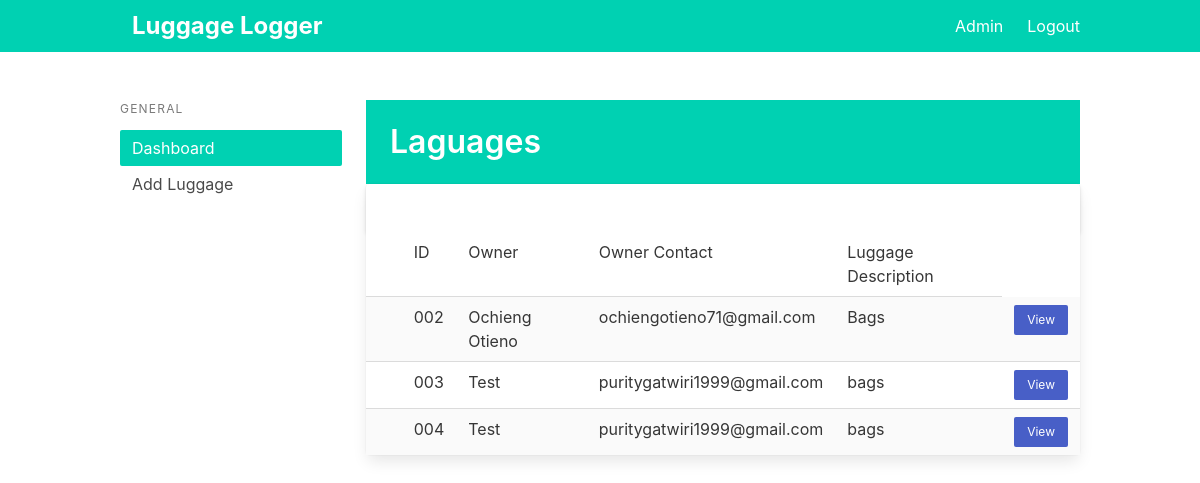
Page / (signed in) on the earlier database version.
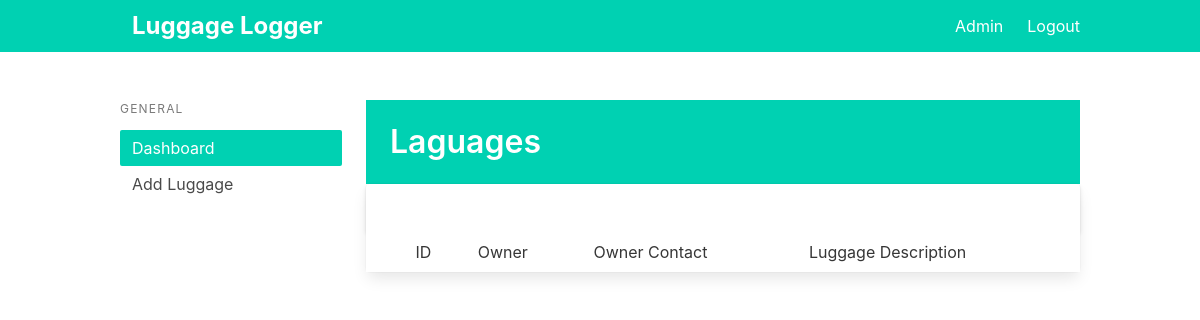
Same page on the later database version.
### app/models.py (models this page shows)
class Lauggage(db.Model):
    id = db.Column(db.Integer, primary_key=True)
    name = db.Column(db.String(100))
    email = db.Column(db.String(100))
    description = db.Column(db.Text(350))

### app/main.py (the view)
@main.route('/')
@login_required
def index():
    luggages = Lauggage.query.all()
    return render_template('index.html', luggages=luggages)

### app/templates/index.html (shortened to what this page needs)
{% extends "base.html" %}
{% block content %}
<div class="columns">
  <div class="column is-3 ">
    <aside class="menu is-hidden-mobile">
      <p class="menu-label">
        General
      </p>
      <ul class="menu-list">
        <li><a class="has-background-primary has-text-white">Dashboard</a></li>
        <li><a href="{{ url_for('main.luggage') }}">Add Luggage</a></li>
      </ul>
    </aside>
  </div>
  <div class="column is-9">
    <section class="hero is-primary welcome is-small">
      <div class="hero-body">
        <div class="container">
          <h1 class="title">
            Laguages
          </h1>
        </div>
      </div>
    </section>
    <div class="is-6">
      <div class="card events-card">
        <header class="card-header">
          <a href="#" class="card-header-icon" aria-label="more options">
            <span class="icon">
            </span>
          </a>
        </header>
        <div class="card-table">
          <div class="content">
            <table class="table is-fullwidth is-striped">
              <tbody>
                <tr>
                  <td>
                  <td>ID</td>
                  <td>Owner</td>
                  <td>Owner Contact</td>
                  <td>Luggage Description</td>
                </tr>
                {% for luggage in luggages %}
                <tr>
                  <td width="5%">
                  <td>00{{ luggage.id }}</td>
                  </td>
                  <td>{{ luggage.name }}</td>
                  <td>{{ luggage.email }}</td>
                  <td>{{ luggage.description }}</td>
                  <td><a class="button is-link is-small" href="/luggage/{{luggage.id}}">View</a></td>
                </tr>
                {% endfor %}
              </tbody>
            </table>
          </div>
        </div>
      </div>
    </div>
  </div>
</div>
{% endblock %}

### app/templates/base.html (shortened to what this page needs)
<!DOCTYPE html>
<html>
<head>
    <link rel="stylesheet" href="https://cdnjs.cloudflare.com/ajax/libs/bulma/0.7.2/css/bulma.min.css" />
</head>
<body>
    <section class="is-fullheight">
        <div class="hero-head">
            <nav class="navbar is-primary">
                <div class="container">
                    <div id="navbarMenuHeroA" class="navbar-menu">
                        <div class="navbar-start">
                            <a href="{{ url_for('main.index') }}" class="navbar-item label is-large">
                                Luggage Logger
                            </a>
                        </div>
                        <div class="navbar-end">
                            {% if current_user.is_authenticated %}
                            <a href="{{ url_for('main.index') }}" class="navbar-item">
                                Admin
                            </a>
                            {% endif %}
                            {% if current_user.is_authenticated %}
                            <a href="{{ url_for('auth.logout') }}" class="navbar-item">
                                Logout
                            </a>
                            {% endif %}
                        </div>
                    </div>
                </div>
            </nav>
        </div>
        <div class="hero-body">
            <div class="container">
                {% block content %}
                {% endblock %}
            </div>
        </div>
    </section>
</body>
</html>

Differences in the rows shown:
removed Lauggage: id "2", name "Ochieng Otieno", email "ochiengotieno71@gmail.com", description "Bags"
removed Lauggage: id "3", name "Test", email "puritygatwiri1999@gmail.com", description "bags"
removed Lauggage: id "4", name "Test", email "puritygatwiri1999@gmail.com", description "bags"
